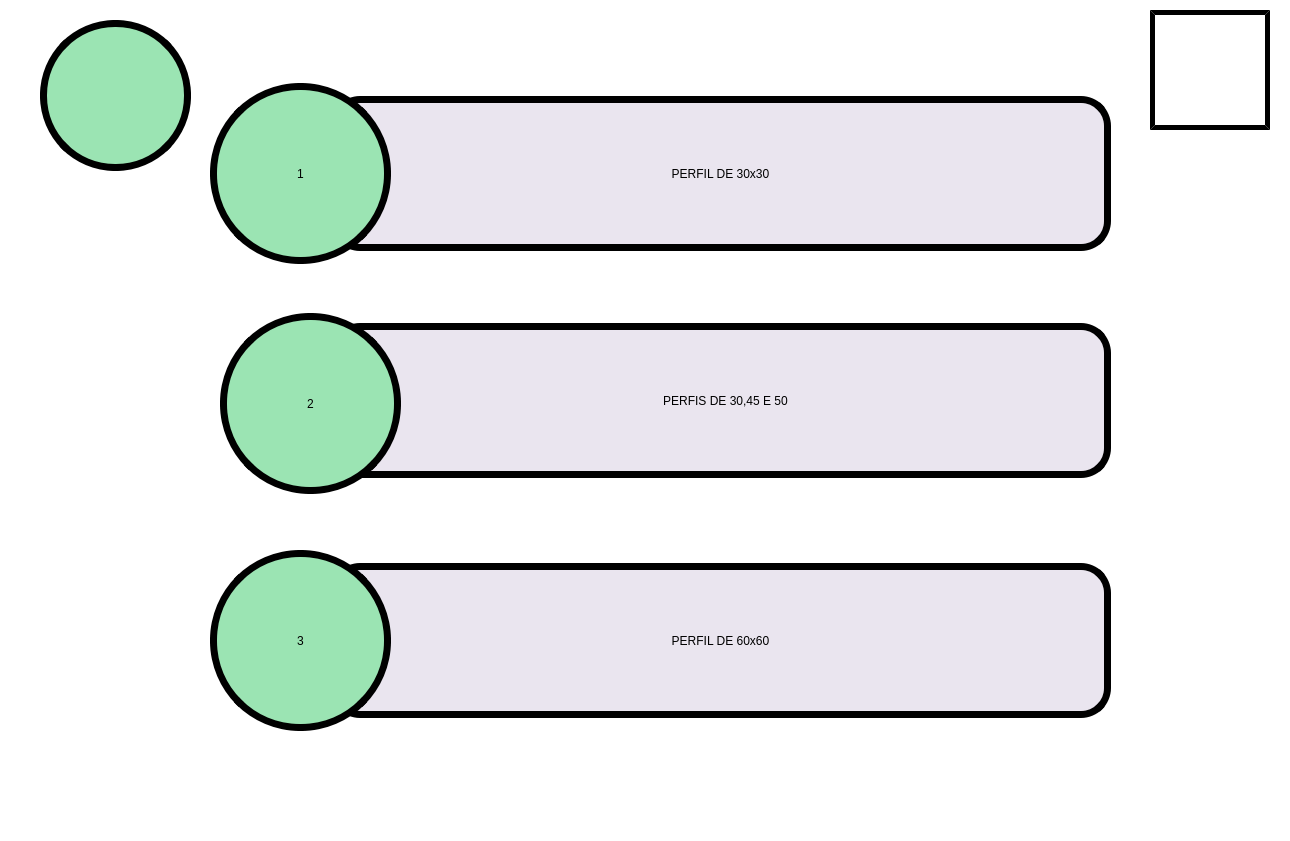
<?xml version="1.0" encoding="UTF-8"?>
<ui version="4.0">
 <class>documentos_documentos_de_pecas_menu</class>
 <widget class="QMainWindow" name="documentos_documentos_de_pecas_menu">
  <property name="geometry">
   <rect>
    <x>0</x>
    <y>0</y>
    <width>1290</width>
    <height>841</height>
   </rect>
  </property>
  <property name="minimumSize">
   <size>
    <width>1290</width>
    <height>841</height>
   </size>
  </property>
  <property name="maximumSize">
   <size>
    <width>1290</width>
    <height>841</height>
   </size>
  </property>
  <property name="windowTitle">
   <string>MainWindow</string>
  </property>
  <property name="styleSheet">
   <string notr="true">background-color: rgb(255, 255, 255);</string>
  </property>
  <widget class="QWidget" name="centralwidget">
   <widget class="QLabel" name="Label_Borda">
    <property name="geometry">
     <rect>
      <x>0</x>
      <y>783</y>
      <width>1290</width>
      <height>18</height>
     </rect>
    </property>
    <property name="text">
     <string/>
    </property>
    <property name="pixmap">
     <pixmap>Imagens/Borda.png</pixmap>
    </property>
    <property name="scaledContents">
     <bool>true</bool>
    </property>
   </widget>
   <widget class="QPushButton" name="botao_peca01_2">
    <property name="geometry">
     <rect>
      <x>330</x>
      <y>96</y>
      <width>781</width>
      <height>155</height>
     </rect>
    </property>
    <property name="styleSheet">
     <string notr="true">border-style: outset;
border-color: rgb(0, 0, 0);
background-color: rgb(234, 229, 239);
border-width:7px;
font: 75 50pt &quot;Bosch Sans Bold&quot;;
border-radius: 30px;</string>
    </property>
    <property name="text">
     <string>PERFIL DE 30x30</string>
    </property>
   </widget>
   <widget class="QPushButton" name="imagem">
    <property name="geometry">
     <rect>
      <x>40</x>
      <y>20</y>
      <width>151</width>
      <height>151</height>
     </rect>
    </property>
    <property name="styleSheet">
     <string notr="true">border-style: outset;
border-color: rgb(0, 0, 0);
background-color: rgb(155, 228, 179);
border-width:7px;
border-radius: 75px;
font: 75 50pt &quot;Bosch Sans Bold&quot;;</string>
    </property>
    <property name="text">
     <string/>
    </property>
    <property name="icon">
     <iconset>
      <normaloff>imagens/Documentos.Peças.png</normaloff>imagens/Documentos.Peças.png</iconset>
    </property>
    <property name="iconSize">
     <size>
      <width>100</width>
      <height>100</height>
     </size>
    </property>
   </widget>
   <widget class="QPushButton" name="botao_home">
    <property name="geometry">
     <rect>
      <x>1150</x>
      <y>10</y>
      <width>120</width>
      <height>120</height>
     </rect>
    </property>
    <property name="styleSheet">
     <string notr="true">border-style: outset;
border-color: rgb(0, 0, 0);
border-width:5px;</string>
    </property>
    <property name="text">
     <string/>
    </property>
    <property name="icon">
     <iconset>
      <normaloff>imagens/Home.Documentos.png</normaloff>imagens/Home.Documentos.png</iconset>
    </property>
    <property name="iconSize">
     <size>
      <width>105</width>
      <height>105</height>
     </size>
    </property>
   </widget>
   <widget class="QPushButton" name="botao_peca01_1">
    <property name="geometry">
     <rect>
      <x>210</x>
      <y>83</y>
      <width>181</width>
      <height>181</height>
     </rect>
    </property>
    <property name="styleSheet">
     <string notr="true">border-style: outset;
border-color: rgb(0, 0, 0);
background-color: rgb(155, 228, 179);
border-width:7px;
border-radius: 90px;
font: 75 95pt &quot;Bosch Sans Bold&quot;;</string>
    </property>
    <property name="text">
     <string>1</string>
    </property>
   </widget>
   <widget class="QPushButton" name="botao_peca02_1">
    <property name="geometry">
     <rect>
      <x>220</x>
      <y>313</y>
      <width>181</width>
      <height>181</height>
     </rect>
    </property>
    <property name="styleSheet">
     <string notr="true">border-style: outset;
border-color: rgb(0, 0, 0);
background-color: rgb(155, 228, 179);
border-width:7px;
border-radius: 90px;
font: 75 95pt &quot;Bosch Sans Bold&quot;;</string>
    </property>
    <property name="text">
     <string>2</string>
    </property>
   </widget>
   <widget class="QPushButton" name="botao_peca02_2">
    <property name="geometry">
     <rect>
      <x>330</x>
      <y>323</y>
      <width>781</width>
      <height>155</height>
     </rect>
    </property>
    <property name="styleSheet">
     <string notr="true">border-style: outset;
border-color: rgb(0, 0, 0);
background-color: rgb(234, 229, 239);
border-width:7px;
font: 75 46pt &quot;Bosch Sans Bold&quot;;
border-radius: 30px;</string>
    </property>
    <property name="text">
     <string>   PERFIS DE 30,45 E 50</string>
    </property>
   </widget>
   <widget class="QPushButton" name="botao_peca03_1">
    <property name="geometry">
     <rect>
      <x>210</x>
      <y>550</y>
      <width>181</width>
      <height>181</height>
     </rect>
    </property>
    <property name="styleSheet">
     <string notr="true">border-style: outset;
border-color: rgb(0, 0, 0);
background-color: rgb(155, 228, 179);
border-width:7px;
border-radius: 90px;
font: 75 95pt &quot;Bosch Sans Bold&quot;;</string>
    </property>
    <property name="text">
     <string>3</string>
    </property>
   </widget>
   <widget class="QPushButton" name="botao_peca03_2">
    <property name="geometry">
     <rect>
      <x>330</x>
      <y>563</y>
      <width>781</width>
      <height>155</height>
     </rect>
    </property>
    <property name="styleSheet">
     <string notr="true">border-style: outset;
border-color: rgb(0, 0, 0);
background-color: rgb(234, 229, 239);
border-width:7px;
font: 75 50pt &quot;Bosch Sans Bold&quot;;
border-radius: 30px;</string>
    </property>
    <property name="text">
     <string>PERFIL DE 60x60</string>
    </property>
   </widget>
   <zorder>Label_Borda</zorder>
   <zorder>botao_peca01_2</zorder>
   <zorder>imagem</zorder>
   <zorder>botao_home</zorder>
   <zorder>botao_peca01_1</zorder>
   <zorder>botao_peca02_2</zorder>
   <zorder>botao_peca02_1</zorder>
   <zorder>botao_peca03_2</zorder>
   <zorder>botao_peca03_1</zorder>
  </widget>
  <widget class="QMenuBar" name="menubar">
   <property name="geometry">
    <rect>
     <x>0</x>
     <y>0</y>
     <width>1290</width>
     <height>21</height>
    </rect>
   </property>
  </widget>
  <widget class="QStatusBar" name="statusbar"/>
 </widget>
 <resources/>
 <connections/>
</ui>
